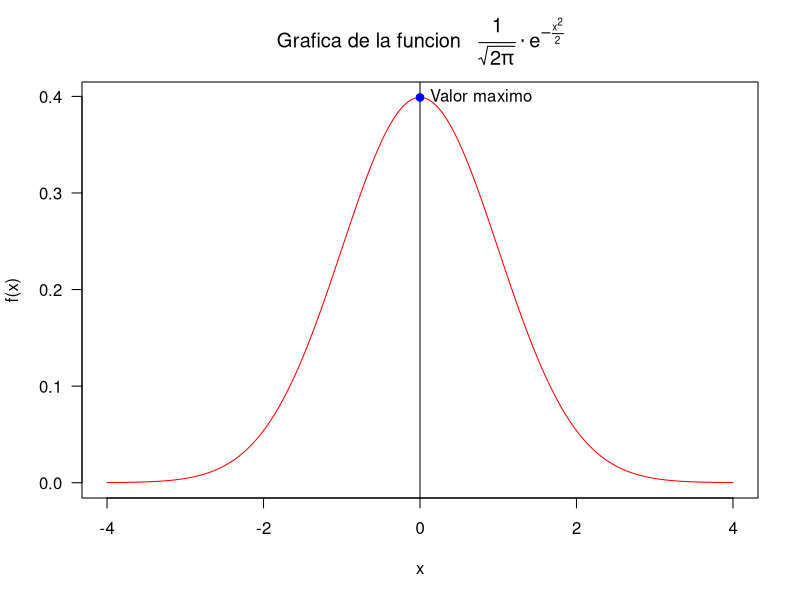
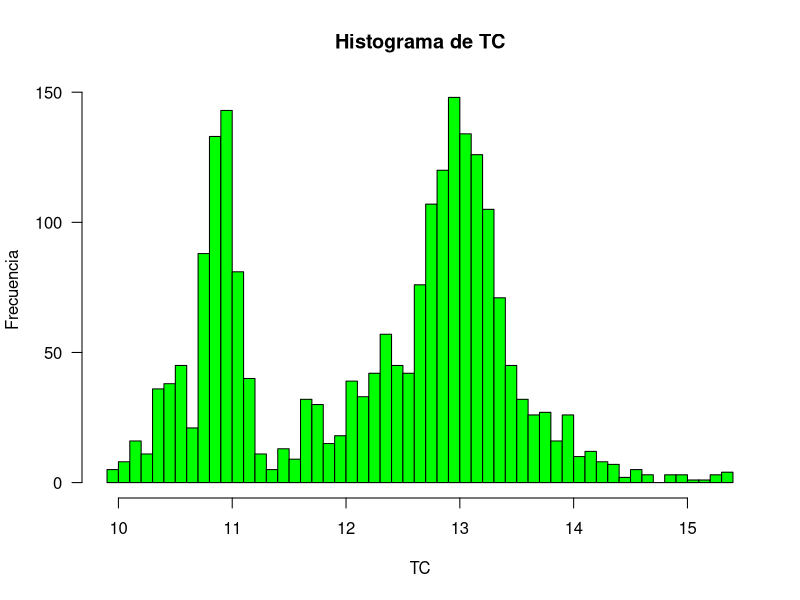
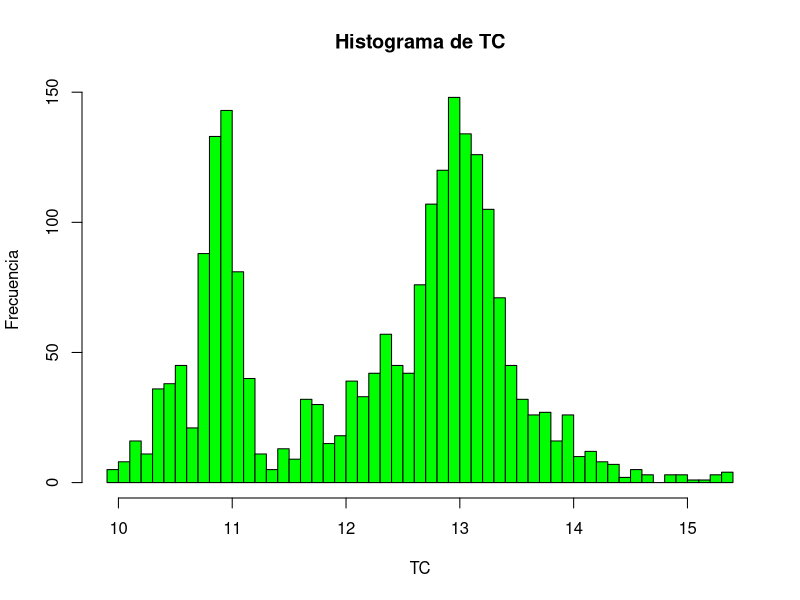

R code for these plots, in order:
## ---- chunk 1
##Pregunta 1
 normal  <- function(x){
   1/sqrt(2*pi)*exp((-x^2)/2)
 }
##Gráfica
curve(normal, from = -4, to = 4, xlab = "x", ylab = "f(x)", n = 1000, col= "red", main = expression(paste("Grafica de la funcion   ", over(1,sqrt(2*pi))%.%e^-over(x^2,2))), par(las = 1))
##
 abline(v = 0, col = "black")
##
 points(x = 0, y = 1/sqrt(2*pi), col = "blue", pch = 19)
 text(x = 0, y = 1/sqrt(2*pi), "Valor maximo", pos = 4)
## ---- chunk 2
##Pregunta 2
 TC.Banxico <- read.table("tipoCambioBanxico.txt", header = TRUE, sep = "|", stringsAsFactors = FALSE)
##
 TC.Banxico
## ---- chunk 3
##Pregunta 3
 ?strptime
 str(TC.Banxico)
 TC.Banxico[,1] <- as.Date(TC.Banxico[,1], format = "%d/%m/%Y")
 str(TC.Banxico)
## ---- chunk 4
##Pregunta 4
 x1 <- unclass(TC.Banxico[,1])
##Máximo
 as.Date(max(x1), origin="1970-01-01")
##Mínimo
 as.Date(min(x1), origin="1970-01-01")
##Otra forma utilizando Range
 as.Date(range(x1), origin="1970-01-01")
## ---- chunk 5
##Pregunta 5
 options(digits = 5)
 x1 <- subset(TC.Banxico, TC != "N/E")
 x1[,2] <- as.numeric(x1[,2])
 str(x1)
##Histograma
 hist(x1[,2], breaks = 56, col = "green", main = "Histograma de TC", xlab = "TC", ylab = "Frecuencia")
## ---- chunk 6
##Pregunta 6
##El numero de observaciones en cada rango
 c(ran1 = sum(x1[,2]<=10), ran2 = sum((x1[,2]<=11) & (x1[,2]>=10)), ran3 = sum((x1[,2]<=12) & (x1[,2]>=11)), ran4 = sum((x1[,2]<=13) & (x1[,2]>=12)), ran5 = sum((x1[,2]<=14) & (x1[,2]>=13)), ran6 = sum((x1[,2]<=15) & (x1[,2]>=14)), ran7 = sum(x1[,2]>=15))
##Por lo tanto los rangos con mayores observaciones son ran4 y ran5, es decir entre los tipos de cambio 12-13 y 13-14
## ---- chunk 7
##Pregunta 7
 png(file = "HistogramaTC.png", bg = "transparent", units = "px", width = 450, height = 500)
 hist(x1[,2], breaks = 56, col = "green", main = "Histograma de TC", xlab = "TC", ylab = "Frecuencia")
 dev.off()
 
## ---- chunk 8
##Pregunta 8
 tabla <- table(weekdays(TC.Banxico$Fecha.DOF), TC.Banxico$TC == "N/E")
 tabla <- tabla[,-1]
 tabla <- tabla[c(2,6,7,5,1)]
 tabla
## ---- chunk 9

